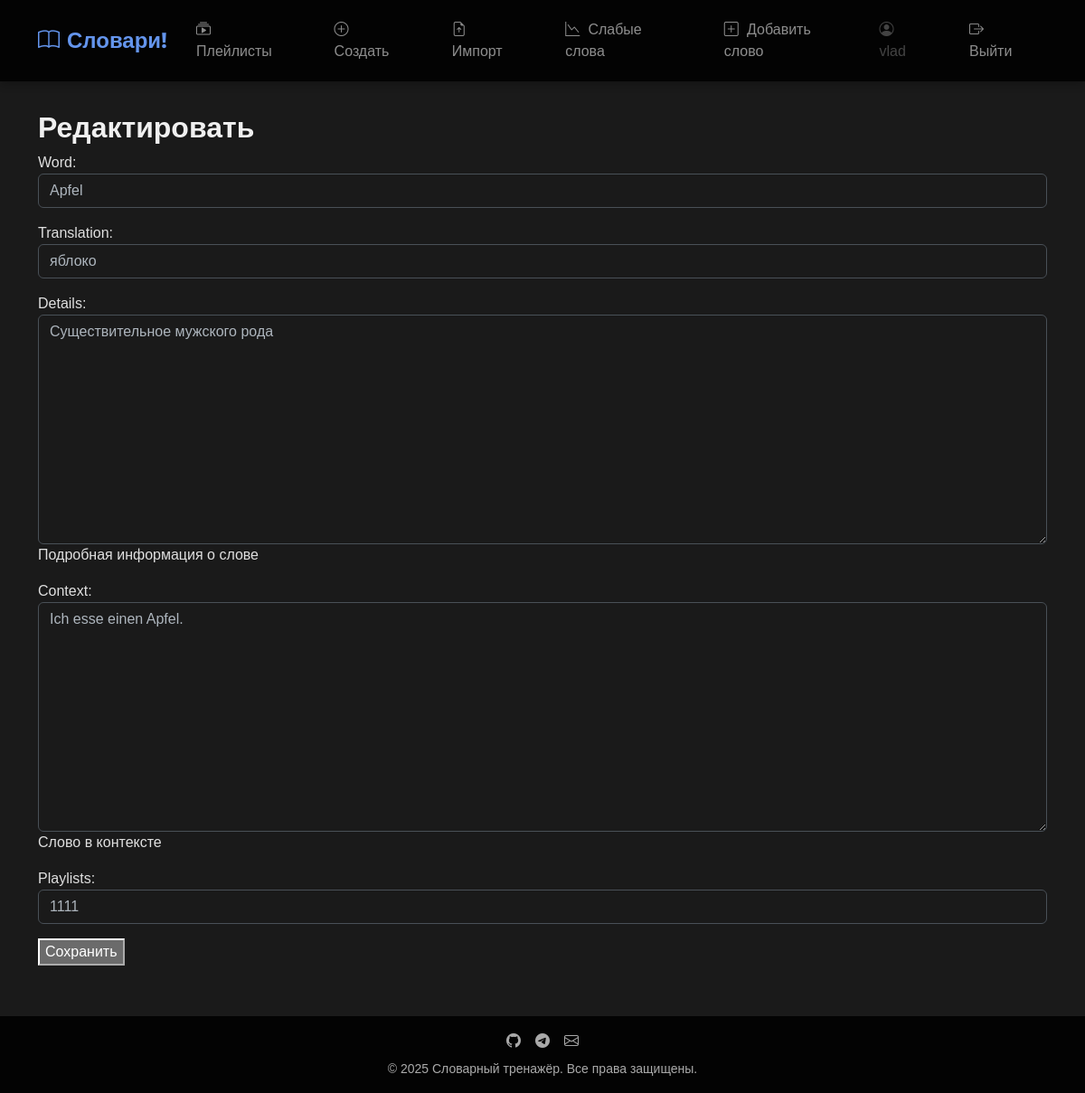
/words/edit/59/ (signed in), run on the app's committed database.
### playlist/models.py (models this page shows, shortened)
class Word(models.Model):
    word = models.CharField(max_length=100)
    translation = models.CharField(max_length=255)
    details = models.TextField(help_text="Подробная информация о слове")
    context = models.TextField(help_text="Слово в контексте")
    playlists = models.ForeignKey(Playlist, on_delete=models.CASCADE, related_name='words')

### playlist/views.py (the view)
# urls.py: path('words/edit/<int:pk>/', views.edit_word, name='edit_word'),
@login_required
def edit_word(request, pk):
    word = get_object_or_404(Word, pk=pk)
    if request.method == 'POST':
        form = WordForm(request.POST, instance=word)
        if form.is_valid():
            form.save()
            return redirect('playlist_list')
    else:
        form = WordForm(instance=word)
    return render(request, 'playlist/edit_word.html', {'form': form})

### playlist/forms.py
class WordForm(forms.ModelForm, BootstrapFormMixin):
    class Meta:
        model = Word
        fields = ['word', 'translation', 'details', 'context', 'playlists']
    def __init__(self, *args, **kwargs):
        user = kwargs.pop('user', None)  # получаем пользователя из kwargs
        super().__init__(*args, **kwargs)
        self.apply_bootstrap_classes()
        if user:
            self.fields['playlists'].queryset = Playlist.objects.filter(user=user)

### playlist/forms.py (called while the page is built)
    def apply_bootstrap_classes(self):
        for field in self.fields.values():
            field.widget.attrs.update({'class': 'form-control'})

### playlist/models.py (called while the page is built)
    def __str__(self):
        return self.title

### playlist/templates/playlist/edit_word.html (shortened to what this page needs)
{% extends "base.html" %}
{% block content %}
  <h2>Редактировать</h2>
  <form method="post">
    {{ form.as_p }}
    <button type="submit">Сохранить</button>
  </form>
{% endblock %}

### templates/base.html (shortened to what this page needs)
{% load static %}
<!DOCTYPE html>
<html lang="ru" data-bs-theme="dark">
<head>
    <link href="https://cdn.jsdelivr.net/npm/bootstrap@5.3.0/dist/css/bootstrap.min.css" rel="stylesheet">
    <link rel="stylesheet" href="https://cdn.jsdelivr.net/npm/bootstrap-icons@1.10.0/font/bootstrap-icons.css">
    <link rel="stylesheet" href="{% static 'css/base.css' %}">
</head>
<body>
    <nav class="navbar navbar-expand-lg navbar-dark">
        <div class="container">
            <a class="navbar-brand d-flex align-items-center" href="{% url 'playlist_list' %}">
                <i class="bi bi-book me-2"></i>Словари!
            </a>
            <div class="collapse navbar-collapse" id="navbarNav">
                <ul class="navbar-nav me-auto">
                    <li class="nav-item">
                        <a class="nav-link" href="{% url 'playlist_list' %}">
                            <i class="bi bi-collection-play"></i> Плейлисты
                        </a>
                    </li>
                    <li class="nav-item">
                        <a class="nav-link" href="{% url 'create_playlist' %}">
                            <i class="bi bi-plus-circle"></i> Создать
                        </a>
                    </li>
                    <li class="nav-item">
                        <a class="nav-link" href="{% url 'bulk_upload_words' %}">
                            <i class="bi bi-file-earmark-arrow-up"></i> Импорт
                        </a>
                    </li>
                    <li class="nav-item">
                        <a class="nav-link" href="{% url 'weak_words_game' %}">
                            <i class="bi bi-graph-down"></i> Слабые слова
                        </a>
                    </li>
                    <li class="nav-item">
                        <a class="nav-link" href="{% url 'create_word' %}">
                            <i class="bi bi-plus-square"></i> Добавить слово
                        </a>
                    </li>
                </ul>
                <ul class="navbar-nav ms-auto">
                    {% if user.is_authenticated %}
                        <li class="nav-item">
                            <span class="nav-link disabled"><i class="bi bi-person-circle"></i> {{ user.username }}</span>
                        </li>
                        <li class="nav-item">
                            <a class="nav-link" href="{% url 'logout' %}"><i class="bi bi-box-arrow-right"></i> Выйти</a>
                        </li>
                    {% endif %}
                </ul>
            </div>
        </div>
    </nav>
    <main class="container flex-grow-1 mb-4 fade-in">
        {% block content %}{% endblock %}
    </main>
    <footer class="py-3 mt-auto">
        <div class="container text-center">
            <div class="d-flex justify-content-center mb-2">
                <a href="#" class="text-secondary mx-2"><i class="bi bi-github"></i></a>
                <a href="#" class="text-secondary mx-2"><i class="bi bi-telegram"></i></a>
                <a href="#" class="text-secondary mx-2"><i class="bi bi-envelope"></i></a>
            </div>
            <p class="mb-0 small">&copy; 2025 Словарный тренажёр. Все права защищены.</p>
        </div>
    </footer>
</body>
</html>

### static/css/base.css (style rules this page uses)
body { font-family: Arial, sans-serif; margin: 0; padding: 0; background: #fafafa; }
nav { background: #333; color: white; padding: 10px; }
nav ul { list-style: none; display: flex; gap: 15px; }
nav ul li a { color: white; text-decoration: none; }
footer { text-align: center; padding: 20px; background: #eee; margin-top: 40px; }

### templates/base.html (style rules this page uses)
:root { --bs-body-bg: #1a1a1a; --bs-dark-bg: #121212; --bs-primary-rgb: 100, 149, 237; --bs-secondary-rgb: 169, 169, 169; --bs-body-font-family: 'Roboto', sans-serif; --bs-heading-font-family: 'Montserrat', sans-serif; }
body { background-color: var(--bs-body-bg); color: #e0e0e0; display: flex; flex-direction: column; min-height: 100vh; }
.navbar { background-color: rgba(0, 0, 0, 0.85) !important; backdrop-filter: blur(10px); box-shadow: 0 2px 10px rgba(0, 0, 0, 0.3); padding: 0.8rem 0; }
.navbar-brand { font-family: var(--bs-heading-font-family); font-weight: 700; font-size: 1.5rem; color: cornflowerblue !important; }
.nav-link { font-weight: 500; padding: 0.5rem 1rem !important; border-radius: 0.5rem; transition: all 0.3s ease; }
.nav-link i { margin-right: 0.3rem; }
main { padding-top: 2rem; padding-bottom: 2rem; }
footer { background-color: rgba(0, 0, 0, 0.85); backdrop-filter: blur(10px); color: #aaa; padding: 1.5rem 0; margin-top: auto; }
h1, h2, h3, h4, h5, h6 { font-family: var(--bs-heading-font-family); font-weight: 600; color: #f0f0f0; }
.fade-in { animation: fadeIn 0.5s ease-out forwards; }

### data on the page
Word: word "Apfel", translation "яблоко", details "Существительное мужского рода", context "Ich esse einen Apfel.", playlists "1111"

### other printed values
{{ user.username }} "vlad"
